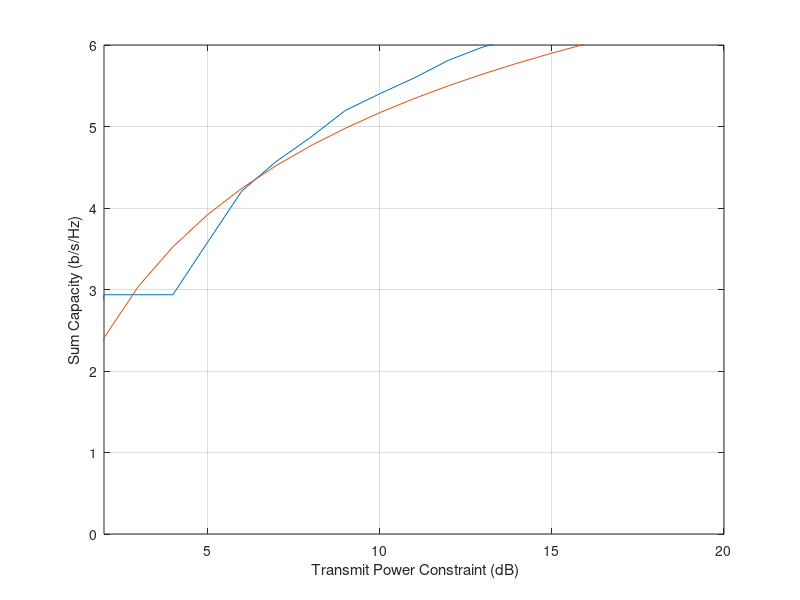

Reproduce this figure in MATLAB.
%%%%%%%%%%%%%%%%%%%%%%%%%%%%%%%%%%%%%%%%%%%%%%%%%%%%%%%%%%
%%%%%%%%%%%%% OPTIMAL POWER ALLOCATION NOMA %%%%%%%%%%%%%%
%%%%%%%%%%%% GRADIENT DECENT MINIMIZATION %%%%%%%%%%%%%%%%
clear all;
close all;
clc;
W=1;% System Bandwidth 
sig=1; 
%%%%%%%%%%%%%SELECT MODEL %%%%%%%%%%%%%%%%
k=1;
%%%%% INTIALIZE LAGRANGIAN MULTIPLIERS %%%%%%%%%%%%%
lm_opt1(1)=0;
lm_opt2(1)=0;
mu_opt(1)=0;
p1(1)=0;p2(1)=0;

%%%%%%%%%%%% STOP CRITIRIAN  %%%%%%%%%%%%%%%%%%%%%%%%%%%%
ep2=.01;

%%%%%%%%%%%% STEP SIZE %%%%%%%%%%%%%%%%%%%%%%%%%%%%%
t1(1)=.5;t2=.1;q(1)=.1;p11(1)=.1;p12(1)=.1;

for i1=1:1:10
%%%%%%%%%%%%%%%  Channel Coefficients %%%%%%%%%%%%%%%
h1=1.1+(0.5)*(abs(randn(1,1)+j*randn(1,1)))^2; %% 2.1412 2.0554 2.5872 1.8351 2.3413 Near User
h2=(0.5)*(abs(randn(1,1)+j*randn(1,1)))^2; %% 0.2935 0.6773 0.2439 0.6334 1.2899 Far User1
% h1=2.9293;h2=0.0819;
if h1>h2
    break
end
end
    
% h1=1.1;h2=1;  

%%%%%% ITERATION PROCESS %%%%%%%%%%%%%%%%%%%%%%%%%%%%
itr=1000;
for k=1:1:2
for snr=2:1:22
        ep1=snr;
    c=1;
    n=1;
for i=1:1:itr
    
%%%% Power Updation
%%% p1 far user (high power)
%p2 near user (low power)
p1_opt(n)= ((W*(1.4427)*(h2/((p1(n)*h2)+(p2(n)*h2)+sig)))*(1+0))...
    -mu_opt(n);
        
p2_opt(n)=(((W*(1.4427)*((h1/((p2(n)*h1)+sig))+(h2/((p1(n)*h2)...
    +(p2(n)*h2)+sig))-(h2/((p2(n)*h2)+sig)))))*(1+0))-mu_opt(n);

n=n+1;
p1(n)=max(0,(p1(n-1)+(t1*p1_opt(n-1))));
p2(n)=max(0,(p2(n-1)+(t1*p2_opt(n-1))));
P3=(p1(n)+p2(n));
if P3 < ep1
C11=(W*(1.4427)*log(1+((p1(n)*h1)/sig)));%% capacity of near user
C12=(W*(1.4427)*log(1+((p2(n)*h2)/((p1(n)*h2)+sig))));%% capacity of far user
C13=(p1(n)+p2(n));%% Updated power
C1=(C11-(c*W)); %% Constraint one
C2=(C12-(c*W));%% Constraint two
C3=(snr-C13);%% Constraint three
fprintf('Iteration: %d\n',i);
fprintf('-----------------------------------------------------\n');
fprintf(' Gradient1: %f\n ',p1_opt(n-1));
fprintf(' Gradient2: %f\n ',p2_opt(n-1));
fprintf(' Updated Power Far User:a= %f\n ',p1(n));
fprintf(' Updated Power Near User:b= %f\n ',p2(n));
fprintf(' Capacity of near user= C_sum1: %f\n ',C11);
fprintf(' Capacity of far user= C_sum2: %f\n ',C12);
fprintf(' Updatd Power= p1+p2: %f\n ',C13);
fprintf(' Contraint One near user = C_sum-C_min(approch to zero): %f\n ',C1);
fprintf(' Contraint Two far user =C_sum-C_min(approch to zero): %f\n ',C2);
fprintf(' Contraint Three =snr-(p1+p2)(approch to zero): %f\n ',C3);
lm_opt1(n)=max(lm_opt1(n-1)+p11(n-1)*C1);
lm_opt2(n)=max(lm_opt2(n-1)+p12(n-1)*C2);
mu_opt(n)=max(mu_opt(n-1)+q(n-1)*C3);
if lm_opt1(n-1)~=0
    p11(n)=-lm_opt1(n-1)/C1;
    p12(n)=-lm_opt2(n-1)/C2;
%         p11(n)=.1;
%     p12(n)=.1;
else
    p11(n)=.1;
    p12(n)=.1;
end
if mu_opt(n-1)~=0
   q(n)=-mu_opt(n-1)/(snr-(p1(n)+p2(n)));
%        q(n)=.1;
else
    q(n)=.1;
end
C4=abs((lm_opt1(n)-lm_opt1(n-1))+(lm_opt2(n)-lm_opt2(n-1)));
C5=abs(mu_opt(n)-mu_opt(n-1));
fprintf('-----------------------------------------------------\n');
fprintf(' Convergence One: %f\n ',C4);
fprintf(' Convergence Two: %f\n ',C5);
fprintf(' Convergence Three: %f\n ',C13);
fprintf(' Updated lamda One: %f\n ',lm_opt1(n));
fprintf(' Updated lamda Two: %f\n ',lm_opt2(n));
fprintf(' Updated Mu: %f\n ',mu_opt(n));
fprintf(' Lagrangian multiplier p11:= %f\n ',p11(n));
fprintf(' Lagrangian multiplier p11:= %f\n ',p12(n));
fprintf(' Lagrangian multiplier q:= %f\n ',q(n));
% if C4<=ep2 && C5<=ep2
%      break;
% end
else
    break
end
end
if k==1
    P4=(snr-P3);
    fprintf('Iteration: %d\n',i);
    fprintf('-----------------------------------------------------\n');
    fprintf(' Contraint Three =snr-(p1+p2)(approch to zero): %f\n ',P4);
     a=p2(n);%far user high power
     b=p1(n);%near user less power
     c_sum(snr)=(W*(1.4427)*(log(1+((b*h1)/sig))+log(1+((a*h2)/((b*h2)+sig)))));
else
    a=.8*snr;
    b=.2*snr;
    c_sum2(snr)=(W*(1.4427)*(log(1+((b*h1)/sig))+log(1+((a*h2)/((b*h2)+sig)))));
end
end
end

% c_sum=[c_sum(2) c_sum(4) c_sum(6) c_sum(8) c_sum(10) c_sum(12) c_sum(14) c_sum(16) c_sum(18) c_sum(20) c_sum(22)];
plot((c_sum));
axis([2 20 0 6]);
grid on;
hold on;
plot((c_sum2));
axis([2 20 0 6]);
xlabel(' Transmit Power Constraint (dB)')
ylabel ('Sum Capacity (b/s/Hz)')



